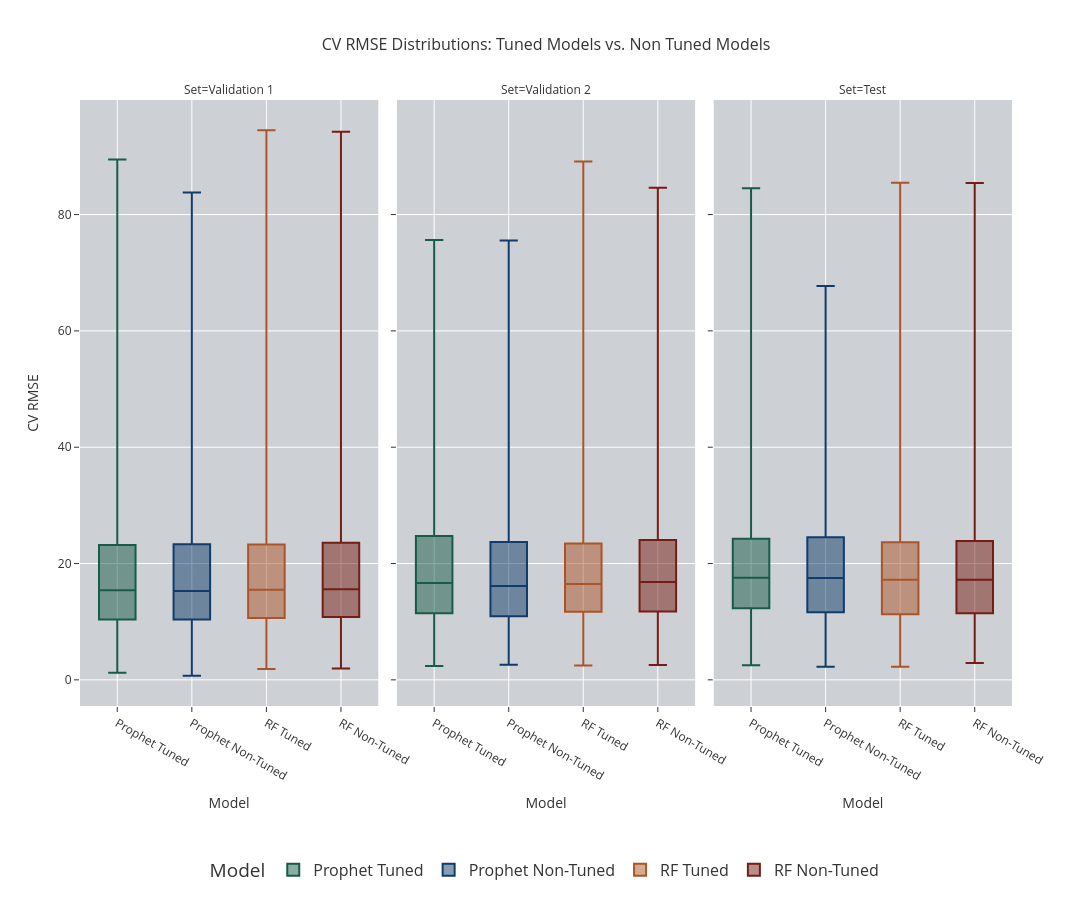

Notebook source saved alongside this figure:
### Code cell
Box = px.box(
    title='CV RMSE Distributions: Tuned Models vs. Non Tuned Models',
    data_frame=df_Metrics,
    x='Model',
    y='CV RMSE',
    width=1500,
    height=900,
    color='Model',
    color_discrete_map=color_discrete_map,
    template='ggplot2',
    facet_col='Set',
    points=False,
)

Box.update_layout(
     title_font=dict(size=16),  # Set the title font size
    font=dict(size=12),  # Set general font size for labels and axis titles
            hoverlabel=dict(
                font_size=20  # Set font size for hover data
            ),
             legend=dict(
                orientation='h',       
                yanchor='bottom',     
                y=-0.3,               
                xanchor='center',      
                 x=0.5,                 
                font=dict(size=16)     
            ),
            plot_bgcolor="#CDD0D4", 
)

Box.show()

### Figure 1 — Plotly figure (JSON) as saved in the notebook; plotly's stock layout.template omitted (floating-point values rounded to 4 significant figures; data arrays with more than 128 entries replaced by an {"elided": "..."} marker saying what was removed)
{"data": [{"alignmentgroup": "True", "boxpoints": false, "hovertemplate": "Model=%{x}<br>Set=Validation 1<br>CV RMSE=%{y}<extra></extra>", "legendgroup": "Prophet Tuned", "marker": {"color": "#165C48"}, "name": "Prophet Tuned", "notched": false, "offsetgroup": "Prophet Tuned", "orientation": "v", "showlegend": true, "type": "box", "x": {"elided": "554 str values"}, "x0": " ", "xaxis": "x", "y": {"elided": "554 float values"}, "y0": " ", "yaxis": "y"}, {"alignmentgroup": "True", "boxpoints": false, "hovertemplate": "Model=%{x}<br>Set=Validation 2<br>CV RMSE=%{y}<extra></extra>", "legendgroup": "Prophet Tuned", "marker": {"color": "#165C48"}, "name": "Prophet Tuned", "notched": false, "offsetgroup": "Prophet Tuned", "orientation": "v", "showlegend": false, "type": "box", "x": {"elided": "554 str values"}, "x0": " ", "xaxis": "x2", "y": {"elided": "554 float values"}, "y0": " ", "yaxis": "y2"}, {"alignmentgroup": "True", "boxpoints": false, "hovertemplate": "Model=%{x}<br>Set=Test<br>CV RMSE=%{y}<extra></extra>", "legendgroup": "Prophet Tuned", "marker": {"color": "#165C48"}, "name": "Prophet Tuned", "notched": false, "offsetgroup": "Prophet Tuned", "orientation": "v", "showlegend": false, "type": "box", "x": {"elided": "554 str values"}, "x0": " ", "xaxis": "x3", "y": {"elided": "554 float values"}, "y0": " ", "yaxis": "y3"}, {"alignmentgroup": "True", "boxpoints": false, "hovertemplate": "Model=%{x}<br>Set=Validation 1<br>CV RMSE=%{y}<extra></extra>", "legendgroup": "Prophet Non-Tuned", "marker": {"color": "#103C6B"}, "name": "Prophet Non-Tuned", "notched": false, "offsetgroup": "Prophet Non-Tuned", "orientation": "v", "showlegend": true, "type": "box", "x": {"elided": "554 str values"}, "x0": " ", "xaxis": "x", "y": {"elided": "554 float values"}, "y0": " ", "yaxis": "y"}, {"alignmentgroup": "True", "boxpoints": false, "hovertemplate": "Model=%{x}<br>Set=Validation 2<br>CV RMSE=%{y}<extra></extra>", "legendgroup": "Prophet Non-Tuned", "marker": {"color": "#103C6B"}, "name": "Prophet Non-Tuned", "notched": false, "offsetgroup": "Prophet Non-Tuned", "orientation": "v", "showlegend": false, "type": "box", "x": {"elided": "554 str values"}, "x0": " ", "xaxis": "x2", "y": {"elided": "554 float values"}, "y0": " ", "yaxis": "y2"}, {"alignmentgroup": "True", "boxpoints": false, "hovertemplate": "Model=%{x}<br>Set=Test<br>CV RMSE=%{y}<extra></extra>", "legendgroup": "Prophet Non-Tuned", "marker": {"color": "#103C6B"}, "name": "Prophet Non-Tuned", "notched": false, "offsetgroup": "Prophet Non-Tuned", "orientation": "v", "showlegend": false, "type": "box", "x": {"elided": "554 str values"}, "x0": " ", "xaxis": "x3", "y": {"elided": "554 float values"}, "y0": " ", "yaxis": "y3"}, {"alignmentgroup": "True", "boxpoints": false, "hovertemplate": "Model=%{x}<br>Set=Validation 1<br>CV RMSE=%{y}<extra></extra>", "legendgroup": "RF Tuned", "marker": {"color": "#AC5428"}, "name": "RF Tuned", "notched": false, "offsetgroup": "RF Tuned", "orientation": "v", "showlegend": true, "type": "box", "x": {"elided": "554 str values"}, "x0": " ", "xaxis": "x", "y": {"elided": "554 float values"}, "y0": " ", "yaxis": "y"}, {"alignmentgroup": "True", "boxpoints": false, "hovertemplate": "Model=%{x}<br>Set=Validation 2<br>CV RMSE=%{y}<extra></extra>", "legendgroup": "RF Tuned", "marker": {"color": "#AC5428"}, "name": "RF Tuned", "notched": false, "offsetgroup": "RF Tuned", "orientation": "v", "showlegend": false, "type": "box", "x": {"elided": "554 str values"}, "x0": " ", "xaxis": "x2", "y": {"elided": "554 float values"}, "y0": " ", "yaxis": "y2"}, {"alignmentgroup": "True", "boxpoints": false, "hovertemplate": "Model=%{x}<br>Set=Test<br>CV RMSE=%{y}<extra></extra>", "legendgroup": "RF Tuned", "marker": {"color": "#AC5428"}, "name": "RF Tuned", "notched": false, "offsetgroup": "RF Tuned", "orientation": "v", "showlegend": false, "type": "box", "x": {"elided": "554 str values"}, "x0": " ", "xaxis": "x3", "y": {"elided": "554 float values"}, "y0": " ", "yaxis": "y3"}, {"alignmentgroup": "True", "boxpoints": false, "hovertemplate": "Model=%{x}<br>Set=Validation 1<br>CV RMSE=%{y}<extra></extra>", "legendgroup": "RF Non-Tuned", "marker": {"color": "#751D12"}, "name": "RF Non-Tuned", "notched": false, "offsetgroup": "RF Non-Tuned", "orientation": "v", "showlegend": true, "type": "box", "x": {"elided": "554 str values"}, "x0": " ", "xaxis": "x", "y": {"elided": "554 float values"}, "y0": " ", "yaxis": "y"}, {"alignmentgroup": "True", "boxpoints": false, "hovertemplate": "Model=%{x}<br>Set=Validation 2<br>CV RMSE=%{y}<extra></extra>", "legendgroup": "RF Non-Tuned", "marker": {"color": "#751D12"}, "name": "RF Non-Tuned", "notched": false, "offsetgroup": "RF Non-Tuned", "orientation": "v", "showlegend": false, "type": "box", "x": {"elided": "554 str values"}, "x0": " ", "xaxis": "x2", "y": {"elided": "554 float values"}, "y0": " ", "yaxis": "y2"}, {"alignmentgroup": "True", "boxpoints": false, "hovertemplate": "Model=%{x}<br>Set=Test<br>CV RMSE=%{y}<extra></extra>", "legendgroup": "RF Non-Tuned", "marker": {"color": "#751D12"}, "name": "RF Non-Tuned", "notched": false, "offsetgroup": "RF Non-Tuned", "orientation": "v", "showlegend": false, "type": "box", "x": {"elided": "554 str values"}, "x0": " ", "xaxis": "x3", "y": {"elided": "554 float values"}, "y0": " ", "yaxis": "y3"}], "layout": {"annotations": [{"font": {}, "showarrow": false, "text": "Set=Validation 1", "x": 0.16, "xanchor": "center", "xref": "paper", "y": 1, "yanchor": "bottom", "yref": "paper"}, {"font": {}, "showarrow": false, "text": "Set=Validation 2", "x": 0.5, "xanchor": "center", "xref": "paper", "y": 1, "yanchor": "bottom", "yref": "paper"}, {"font": {}, "showarrow": false, "text": "Set=Test", "x": 0.84, "xanchor": "center", "xref": "paper", "y": 1, "yanchor": "bottom", "yref": "paper"}], "boxmode": "overlay", "font": {"size": 12}, "height": 900, "hoverlabel": {"font": {"size": 20}}, "legend": {"font": {"size": 16}, "orientation": "h", "title": {"text": "Model"}, "tracegroupgap": 0, "x": 0.5, "xanchor": "center", "y": -0.3, "yanchor": "bottom"}, "plot_bgcolor": "#CDD0D4", "title": {"font": {"size": 16}, "text": "CV RMSE Distributions: Tuned Models vs. Non Tuned Models"}, "width": 1500, "xaxis": {"anchor": "y", "categoryarray": ["Prophet Tuned", "Prophet Non-Tuned", "RF Tuned", "RF Non-Tuned"], "categoryorder": "array", "domain": [0, 0.32], "title": {"text": "Model"}}, "xaxis2": {"anchor": "y2", "categoryarray": ["Prophet Tuned", "Prophet Non-Tuned", "RF Tuned", "RF Non-Tuned"], "categoryorder": "array", "domain": [0.34, 0.66], "matches": "x", "title": {"text": "Model"}}, "xaxis3": {"anchor": "y3", "categoryarray": ["Prophet Tuned", "Prophet Non-Tuned", "RF Tuned", "RF Non-Tuned"], "categoryorder": "array", "domain": [0.68, 1.0], "matches": "x", "title": {"text": "Model"}}, "yaxis": {"anchor": "x", "domain": [0, 1], "title": {"text": "CV RMSE"}}, "yaxis2": {"anchor": "x2", "domain": [0, 1], "matches": "y", "showticklabels": false}, "yaxis3": {"anchor": "x3", "domain": [0, 1], "matches": "y", "showticklabels": false}}}
